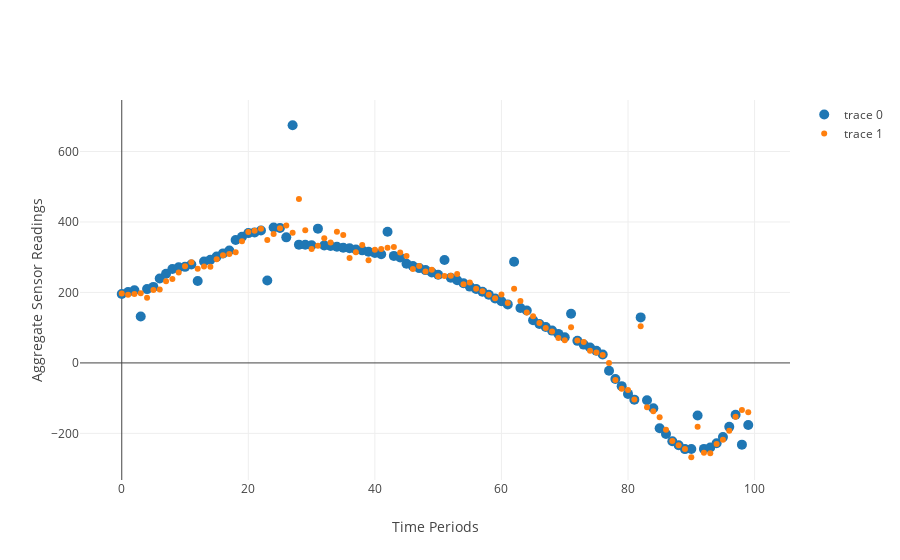

The code cell stored with this chart in its notebook:
### Markdown cell above
## Detecting Anomalies

When the expected value of the sensor deviates too much from the actual reading, this indicates an anomaly.  We can see in the figure below when our robot may need maintenance when the 'predicted' trace and the 'observed' trace strongly differ from each other.

### Code cell
test_series = pd.Series(np.ravel(Y_test))
trace1 = go.Scatter(
    x = test_series.index,
    y = test_series,
    mode='markers',
    marker = dict(
        size = 10)
)

pred_series = pd.Series(np.ravel(y_pred))
trace2 = go.Scatter(
    x = pred_series.index,
    y = pred_series,
    mode = 'markers'
)
layout = dict(xaxis = dict(title = 'Time Periods'),yaxis = dict(title = 'Aggregate Sensor Readings'),
              )
fig = dict(data=[trace1, trace2], layout=layout)
iplot(fig)
